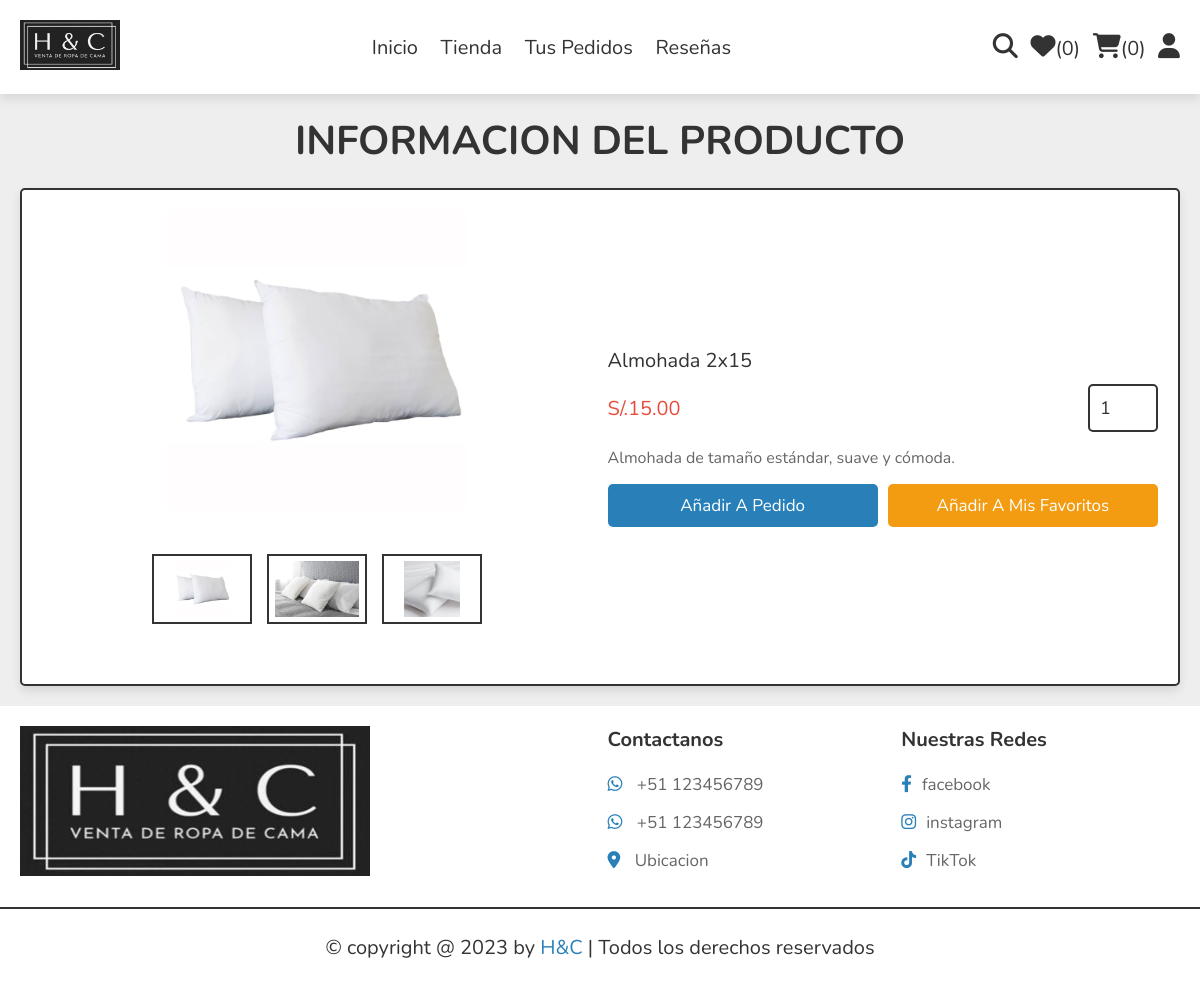
/ver_producto.php?pid=1, run on the app's committed database.
### tables this page shows
CREATE TABLE `producto` (
  `id` int(11) NOT NULL,
  `nombre` varchar(50) NOT NULL,
  `detalles` varchar(250) NOT NULL,
  `precio` decimal(10,2) NOT NULL,
  `stock` int(11) NOT NULL,
  `idcat` int(11) NOT NULL,
  `imagen1` varchar(100) NOT NULL,
  `imagen2` varchar(100) NOT NULL,
  `imagen3` varchar(100) NOT NULL
);

### ver_producto.php (the view, shortened to what this page needs)
<?php
include 'components/connect.php';
?>
<!DOCTYPE html>
<html lang="en">
<head>
   <link rel="stylesheet" href="https://cdnjs.cloudflare.com/ajax/libs/font-awesome/6.1.1/css/all.min.css">
   <link rel="stylesheet" href="css/style.css">
</head>
<body>
<?php include 'components/user_header.php'; ?>
<section class="quick-view">
   <h1 class="heading">Informacion del Producto</h1>
   <?php
     $pid = $_GET['pid'];
     $select_products = $conn->prepare("SELECT * FROM `producto` WHERE id = ?");
     $select_products->execute([$pid]);
     if($select_products->rowCount() > 0){
      while($fetch_product = $select_products->fetch(PDO::FETCH_ASSOC)){
   ?>
   <form action="" method="post" class="box">
      <div class="row">
         <div class="image-container">
            <div class="main-image">
               <img src="uploaded_img/<?= $fetch_product['imagen1']; ?>" alt="">
            </div>
            <div class="sub-image">
               <img src="uploaded_img/<?= $fetch_product['imagen1']; ?>" alt="">
               <img src="uploaded_img/<?= $fetch_product['imagen2']; ?>" alt="">
               <img src="uploaded_img/<?= $fetch_product['imagen3']; ?>" alt="">
            </div>
         </div>
         <div class="content">
            <div class="name"><?= $fetch_product['nombre']; ?></div>
            <div class="flex">
               <div class="price"><span>S/.</span><?= $fetch_product['precio']; ?></div>
               <input type="number" name="qty" class="qty" min="1" max="99" onkeypress="if(this.value.length == 2) return false;" value="1">
            </div>
            <div class="details"><?= $fetch_product['detalles']; ?></div>
            <div class="flex-btn">
               <input type="submit" value="Añadir a pedido" class="btn" name="add_to_cart">
               <input class="option-btn" type="submit" name="add_to_wishlist" value="Añadir a mis favoritos">
            </div>
         </div>
      </div>
   </form>
   <?php
      }
   }else{
      echo '<p class="empty">No se puede visualizar el producto.</p>';
   }
   ?>
</section>
<?php include 'components/footer.php'; ?>
</body>
</html>

### css/style.css (style rules this page uses)
:root { --main-color:#2980b9; --orange:#f39c12; --red:#e74c3c; --black:#333; --white:#fff; --light-color:#666; --light-bg:#eee; --border:.2rem solid var(--black); --box-shadow:0 .5rem 1rem rgba(0,0,0,.1); }
* { font-family: 'Nunito', sans-serif; margin:0; padding:0; box-sizing: border-box; outline: none; border:none; text-decoration: none; }
html { font-size: 62.5%; overflow-x: hidden; }
body { background-color: var(--light-bg); }
section { padding:2rem; max-width: 1200px; margin:0 auto; }
.heading { font-size: 4rem; color:var(--black); margin-bottom: 2rem; text-align: center; text-transform: uppercase; }
.btn, .delete-btn, .option-btn { display: block; width: 100%; margin-top: 1rem; border-radius: .5rem; padding:1rem 3rem; font-size: 1.7rem; text-transform: capitalize; color:var(--white); cursor: pointer; text-align: center; }
.btn { background-color: var(--main-color); }
.option-btn { background-color: var(--orange); }
.flex-btn { display: flex; gap:1rem; }
.quick-view form { padding:2rem; border-radius: .5rem; border:var(--border); background-color: var(--white); box-shadow: var(--box-shadow); margin-top: 1rem; }
.quick-view form .row { display: flex; align-items: center; gap:1.5rem; flex-wrap: wrap; }
.quick-view form .row .image-container { margin-bottom: 2rem; flex:1 1 40rem; }
.quick-view form .row .image-container .main-image img { height: 30rem; width: 100%; object-fit: contain; }
.quick-view form .row .image-container .sub-image { display: flex; gap:1.5rem; justify-content: center; margin-top: 2rem; }
.quick-view form .row .image-container .sub-image img { height: 7rem; width: 10rem; object-fit: contain; padding:.5rem; border:var(--border); cursor: pointer; transition: .2s linear; }
.quick-view form img { width: 100%; height: 20rem; object-fit: contain; margin-bottom: 2rem; }
.quick-view form .row .content { flex:1 1 40rem; }
.quick-view form .row .content .name { font-size: 2rem; color:var(--black); }
.quick-view form .row .flex { display: flex; align-items: center; justify-content: space-between; gap:1rem; margin:1rem 0; }
.quick-view form .row .flex .qty { width: 7rem; padding:1rem; border:var(--border); font-size: 1.8rem; color:var(--black); border-radius: .5rem; }
.quick-view form .row .flex .price { font-size: 2rem; color:var(--red); }
.quick-view form .row .content .details { font-size: 1.6rem; color:var(--light-color); line-height: 2; }

### data on the page
producto: imagen1 (picture), imagen2 (picture), imagen3 (picture), nombre "Almohada 2x15", precio "15.00", detalles "Almohada de tamaño estándar, suave y cómoda."

### other printed values
$total_wishlist_counts "0"
$total_cart_counts "0"
